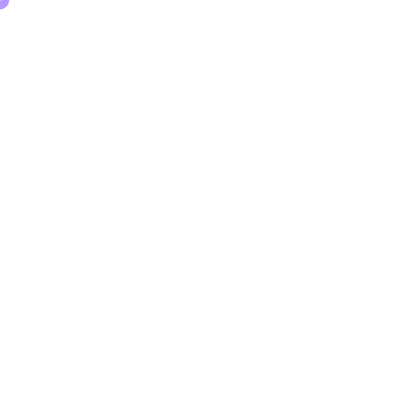
Frame 1 (no input)
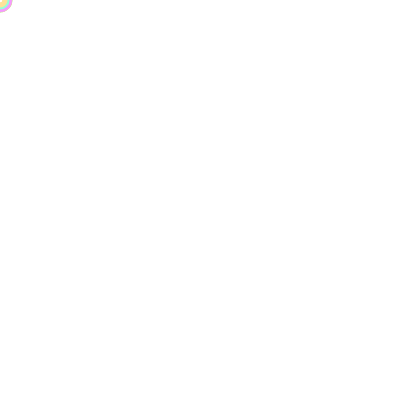
Frame 60 (no input)
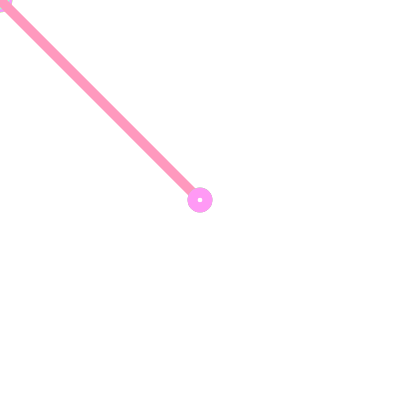
Frame 120 (the mouse pressed at the canvas centre since frame 60)

The p5.js sketch that drew these frames (run headless with seeded random() and noise() and a simulated clock; from frame 60 on, the mouse is pressed at the canvas centre):

// p5.js sketch
// ── sketch.js


function setup() {
createCanvas(400, 400);
background(255);
}
var myHue = 0;
function draw() {

colorMode(HSB);
var myHue = random(360);
var xPos = random(10) - 10;
var yPos = random(10) - 10;
var eSize = 5+random(10);
/*
var colR = random(255);
var colG = random(255);
var colB = random(255);
*/
strokeWeight(10);
stroke(myHue,40,100);
line(mouseX,mouseY,pmouseX,pmouseY);

ellipse(mouseX, mouseY, eSize,eSize);



}

/*
if (mouseIsPressed) {
  stroke(255);
  line(mouseX, mouseY, pmouseX, mouseY);
}

if (keyIsPressed) {
  background(0);
}
to comment many lines
*/
